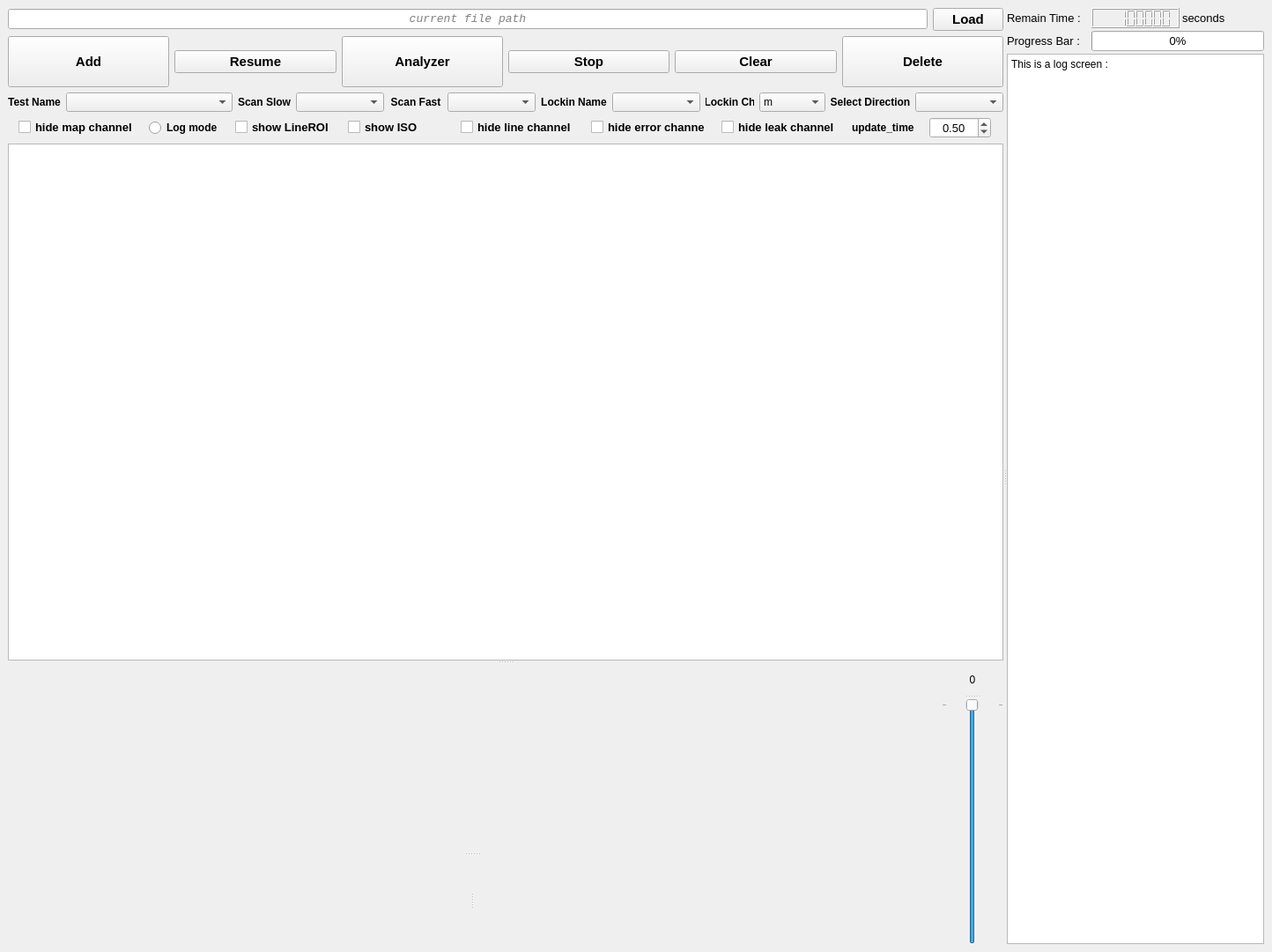
<?xml version="1.0" encoding="UTF-8"?>
<ui version="4.0">
 <class>MainWindow</class>
 <widget class="QMainWindow" name="MainWindow">
  <property name="geometry">
   <rect>
    <x>0</x>
    <y>0</y>
    <width>1444</width>
    <height>1081</height>
   </rect>
  </property>
  <property name="windowTitle">
   <string>MainWindow</string>
  </property>
  <widget class="QWidget" name="centralwidget">
   <layout class="QGridLayout" name="gridLayout_2">
    <item row="0" column="0">
     <widget class="QSplitter" name="splitter_5">
      <property name="orientation">
       <enum>Qt::Horizontal</enum>
      </property>
      <widget class="QWidget" name="layoutWidget">
       <layout class="QVBoxLayout" name="verticalLayout_3">
        <item>
         <layout class="QVBoxLayout" name="verticalLayout_2">
          <item>
           <layout class="QHBoxLayout" name="horizontalLayout">
            <item>
             <widget class="QLineEdit" name="pathEdit">
              <property name="font">
               <font>
                <family>Consolas</family>
                <pointsize>10</pointsize>
                <italic>true</italic>
                <underline>false</underline>
                <strikeout>false</strikeout>
                <kerning>true</kerning>
               </font>
              </property>
              <property name="alignment">
               <set>Qt::AlignCenter</set>
              </property>
              <property name="readOnly">
               <bool>true</bool>
              </property>
              <property name="placeholderText">
               <string>current file path</string>
              </property>
             </widget>
            </item>
            <item>
             <widget class="QPushButton" name="loadButton">
              <property name="font">
               <font>
                <family>Yu Gothic UI</family>
                <pointsize>11</pointsize>
                <weight>75</weight>
                <bold>true</bold>
               </font>
              </property>
              <property name="cursor">
               <cursorShape>PointingHandCursor</cursorShape>
              </property>
              <property name="text">
               <string>Load</string>
              </property>
              <property name="icon">
               <iconset>
                <normaloff>my_icons/folder.png</normaloff>my_icons/folder.png</iconset>
              </property>
              <property name="iconSize">
               <size>
                <width>25</width>
                <height>25</height>
               </size>
              </property>
             </widget>
            </item>
           </layout>
          </item>
          <item>
           <layout class="QHBoxLayout" name="horizontalLayout_2">
            <item>
             <widget class="QPushButton" name="addButton">
              <property name="minimumSize">
               <size>
                <width>160</width>
                <height>58</height>
               </size>
              </property>
              <property name="font">
               <font>
                <family>Yu Gothic UI</family>
                <pointsize>11</pointsize>
                <weight>75</weight>
                <bold>true</bold>
               </font>
              </property>
              <property name="text">
               <string>Add</string>
              </property>
              <property name="icon">
               <iconset>
                <normaloff>my_icons/icons8-add-new-48.png</normaloff>my_icons/icons8-add-new-48.png</iconset>
              </property>
              <property name="iconSize">
               <size>
                <width>50</width>
                <height>50</height>
               </size>
              </property>
             </widget>
            </item>
            <item>
             <widget class="QPushButton" name="runButton">
              <property name="minimumSize">
               <size>
                <width>160</width>
                <height>0</height>
               </size>
              </property>
              <property name="font">
               <font>
                <family>Yu Gothic UI</family>
                <pointsize>11</pointsize>
                <weight>75</weight>
                <bold>true</bold>
               </font>
              </property>
              <property name="text">
               <string>Resume</string>
              </property>
              <property name="icon">
               <iconset>
                <normaloff>my_icons/icons8-pause-squared-96.png</normaloff>my_icons/icons8-pause-squared-96.png</iconset>
              </property>
              <property name="iconSize">
               <size>
                <width>50</width>
                <height>50</height>
               </size>
              </property>
             </widget>
            </item>
            <item>
             <widget class="QPushButton" name="call_Analyzer_Button">
              <property name="minimumSize">
               <size>
                <width>160</width>
                <height>58</height>
               </size>
              </property>
              <property name="font">
               <font>
                <family>Yu Gothic UI</family>
                <pointsize>11</pointsize>
                <weight>75</weight>
                <bold>true</bold>
               </font>
              </property>
              <property name="text">
               <string>Analyzer</string>
              </property>
              <property name="icon">
               <iconset>
                <normaloff>my_icons/logo3.png</normaloff>my_icons/logo3.png</iconset>
              </property>
              <property name="iconSize">
               <size>
                <width>50</width>
                <height>50</height>
               </size>
              </property>
             </widget>
            </item>
            <item>
             <widget class="QPushButton" name="stopButton">
              <property name="minimumSize">
               <size>
                <width>160</width>
                <height>0</height>
               </size>
              </property>
              <property name="font">
               <font>
                <family>Yu Gothic UI</family>
                <pointsize>11</pointsize>
                <weight>75</weight>
                <bold>true</bold>
               </font>
              </property>
              <property name="text">
               <string>Stop</string>
              </property>
              <property name="icon">
               <iconset>
                <normaloff>my_icons/icons8-play-button-circled-96.png</normaloff>my_icons/icons8-play-button-circled-96.png</iconset>
              </property>
              <property name="iconSize">
               <size>
                <width>50</width>
                <height>50</height>
               </size>
              </property>
             </widget>
            </item>
            <item>
             <widget class="QPushButton" name="clearButton">
              <property name="minimumSize">
               <size>
                <width>160</width>
                <height>0</height>
               </size>
              </property>
              <property name="font">
               <font>
                <family>Yu Gothic UI</family>
                <pointsize>11</pointsize>
                <weight>75</weight>
                <bold>true</bold>
               </font>
              </property>
              <property name="text">
               <string>Clear</string>
              </property>
              <property name="icon">
               <iconset>
                <normaloff>my_icons/icons8-erase-128xxx.png</normaloff>my_icons/icons8-erase-128xxx.png</iconset>
              </property>
              <property name="iconSize">
               <size>
                <width>50</width>
                <height>50</height>
               </size>
              </property>
             </widget>
            </item>
            <item>
             <widget class="QPushButton" name="deleteButton">
              <property name="minimumSize">
               <size>
                <width>160</width>
                <height>58</height>
               </size>
              </property>
              <property name="font">
               <font>
                <family>Yu Gothic UI</family>
                <pointsize>11</pointsize>
                <weight>75</weight>
                <bold>true</bold>
               </font>
              </property>
              <property name="text">
               <string>Delete</string>
              </property>
              <property name="icon">
               <iconset>
                <normaloff>my_icons/delete.png</normaloff>my_icons/delete.png</iconset>
              </property>
              <property name="iconSize">
               <size>
                <width>40</width>
                <height>40</height>
               </size>
              </property>
             </widget>
            </item>
           </layout>
          </item>
          <item>
           <layout class="QHBoxLayout" name="horizontalLayout_3">
            <item>
             <widget class="QLabel" name="label_4">
              <property name="maximumSize">
               <size>
                <width>60</width>
                <height>16777215</height>
               </size>
              </property>
              <property name="font">
               <font>
                <family>Yu Gothic UI</family>
                <weight>75</weight>
                <italic>false</italic>
                <bold>true</bold>
               </font>
              </property>
              <property name="text">
               <string>Test Name</string>
              </property>
              <property name="alignment">
               <set>Qt::AlignCenter</set>
              </property>
             </widget>
            </item>
            <item>
             <widget class="QComboBox" name="testname_comboBox">
              <property name="minimumSize">
               <size>
                <width>100</width>
                <height>0</height>
               </size>
              </property>
              <property name="maximumSize">
               <size>
                <width>200</width>
                <height>16777215</height>
               </size>
              </property>
              <property name="font">
               <font>
                <family>Yu Gothic UI</family>
               </font>
              </property>
             </widget>
            </item>
            <item>
             <widget class="QLabel" name="label_5">
              <property name="maximumSize">
               <size>
                <width>60</width>
                <height>16777215</height>
               </size>
              </property>
              <property name="font">
               <font>
                <family>Yu Gothic UI</family>
                <weight>75</weight>
                <italic>false</italic>
                <bold>true</bold>
               </font>
              </property>
              <property name="text">
               <string>Scan Slow</string>
              </property>
              <property name="alignment">
               <set>Qt::AlignCenter</set>
              </property>
             </widget>
            </item>
            <item>
             <widget class="QComboBox" name="slowch_comboBox">
              <property name="maximumSize">
               <size>
                <width>100</width>
                <height>16777215</height>
               </size>
              </property>
              <property name="font">
               <font>
                <family>Yu Gothic UI</family>
               </font>
              </property>
             </widget>
            </item>
            <item>
             <widget class="QLabel" name="label_6">
              <property name="maximumSize">
               <size>
                <width>60</width>
                <height>16777215</height>
               </size>
              </property>
              <property name="font">
               <font>
                <family>Yu Gothic UI</family>
                <weight>75</weight>
                <italic>false</italic>
                <bold>true</bold>
               </font>
              </property>
              <property name="text">
               <string>Scan Fast</string>
              </property>
              <property name="alignment">
               <set>Qt::AlignCenter</set>
              </property>
             </widget>
            </item>
            <item>
             <widget class="QComboBox" name="fastch_comboBox">
              <property name="maximumSize">
               <size>
                <width>100</width>
                <height>16777215</height>
               </size>
              </property>
              <property name="font">
               <font>
                <family>Yu Gothic UI</family>
               </font>
              </property>
             </widget>
            </item>
            <item>
             <widget class="QLabel" name="label_11">
              <property name="maximumSize">
               <size>
                <width>75</width>
                <height>16777215</height>
               </size>
              </property>
              <property name="font">
               <font>
                <family>Yu Gothic UI</family>
                <weight>75</weight>
                <bold>true</bold>
               </font>
              </property>
              <property name="text">
               <string>Lockin Name</string>
              </property>
              <property name="alignment">
               <set>Qt::AlignCenter</set>
              </property>
             </widget>
            </item>
            <item>
             <widget class="QComboBox" name="lockin_name_comboBox">
              <property name="maximumSize">
               <size>
                <width>100</width>
                <height>16777215</height>
               </size>
              </property>
              <property name="font">
               <font>
                <family>Yu Gothic UI</family>
               </font>
              </property>
             </widget>
            </item>
            <item>
             <widget class="QLabel" name="label_9">
              <property name="maximumSize">
               <size>
                <width>55</width>
                <height>16777215</height>
               </size>
              </property>
              <property name="font">
               <font>
                <family>Yu Gothic UI</family>
                <weight>75</weight>
                <italic>false</italic>
                <bold>true</bold>
               </font>
              </property>
              <property name="text">
               <string>Lockin Ch</string>
              </property>
              <property name="alignment">
               <set>Qt::AlignCenter</set>
              </property>
             </widget>
            </item>
            <item>
             <widget class="QComboBox" name="lockin_channel_comboBox">
              <property name="maximumSize">
               <size>
                <width>75</width>
                <height>16777215</height>
               </size>
              </property>
              <property name="font">
               <font>
                <family>Yu Gothic UI</family>
                <pointsize>9</pointsize>
                <weight>50</weight>
                <bold>false</bold>
               </font>
              </property>
              <item>
               <property name="text">
                <string>m</string>
               </property>
              </item>
              <item>
               <property name="text">
                <string>t</string>
               </property>
              </item>
              <item>
               <property name="text">
                <string>x</string>
               </property>
              </item>
              <item>
               <property name="text">
                <string>y</string>
               </property>
              </item>
             </widget>
            </item>
            <item>
             <widget class="QLabel" name="label_10">
              <property name="maximumSize">
               <size>
                <width>90</width>
                <height>16777215</height>
               </size>
              </property>
              <property name="font">
               <font>
                <family>Yu Gothic UI</family>
                <weight>75</weight>
                <bold>true</bold>
               </font>
              </property>
              <property name="text">
               <string>Select Direction</string>
              </property>
              <property name="alignment">
               <set>Qt::AlignCenter</set>
              </property>
             </widget>
            </item>
            <item>
             <widget class="QComboBox" name="selectdirection_comboBox">
              <property name="maximumSize">
               <size>
                <width>100</width>
                <height>16777215</height>
               </size>
              </property>
              <property name="font">
               <font>
                <family>Yu Gothic UI</family>
               </font>
              </property>
             </widget>
            </item>
           </layout>
          </item>
          <item>
           <layout class="QHBoxLayout" name="horizontalLayout_5">
            <item>
             <widget class="QCheckBox" name="show_map_ch">
              <property name="maximumSize">
               <size>
                <width>130</width>
                <height>16777215</height>
               </size>
              </property>
              <property name="font">
               <font>
                <family>Yu Gothic UI</family>
                <pointsize>10</pointsize>
                <weight>75</weight>
                <bold>true</bold>
               </font>
              </property>
              <property name="text">
               <string>hide map channel</string>
              </property>
             </widget>
            </item>
            <item>
             <widget class="QRadioButton" name="log_radioButton">
              <property name="maximumSize">
               <size>
                <width>80</width>
                <height>16777215</height>
               </size>
              </property>
              <property name="font">
               <font>
                <family>Yu Gothic UI</family>
                <weight>75</weight>
                <bold>true</bold>
               </font>
              </property>
              <property name="text">
               <string>Log mode</string>
              </property>
             </widget>
            </item>
            <item>
             <widget class="QCheckBox" name="show_line_roi_ch">
              <property name="maximumSize">
               <size>
                <width>110</width>
                <height>16777215</height>
               </size>
              </property>
              <property name="font">
               <font>
                <family>Yu Gothic UI</family>
                <pointsize>10</pointsize>
                <weight>75</weight>
                <bold>true</bold>
               </font>
              </property>
              <property name="text">
               <string>show LineROI</string>
              </property>
             </widget>
            </item>
            <item>
             <widget class="QCheckBox" name="show_iso_ch">
              <property name="maximumSize">
               <size>
                <width>110</width>
                <height>16777215</height>
               </size>
              </property>
              <property name="font">
               <font>
                <family>Yu Gothic UI</family>
                <pointsize>10</pointsize>
                <weight>75</weight>
                <bold>true</bold>
               </font>
              </property>
              <property name="text">
               <string>show ISO</string>
              </property>
             </widget>
            </item>
            <item>
             <widget class="QCheckBox" name="show_line_ch">
              <property name="maximumSize">
               <size>
                <width>130</width>
                <height>16777215</height>
               </size>
              </property>
              <property name="font">
               <font>
                <family>Yu Gothic UI</family>
                <pointsize>10</pointsize>
                <weight>75</weight>
                <bold>true</bold>
               </font>
              </property>
              <property name="text">
               <string>hide line channel</string>
              </property>
             </widget>
            </item>
            <item>
             <widget class="QCheckBox" name="show_error_ch">
              <property name="maximumSize">
               <size>
                <width>130</width>
                <height>16777215</height>
               </size>
              </property>
              <property name="font">
               <font>
                <family>Yu Gothic UI</family>
                <pointsize>10</pointsize>
                <weight>75</weight>
                <bold>true</bold>
               </font>
              </property>
              <property name="text">
               <string>hide error channel</string>
              </property>
             </widget>
            </item>
            <item>
             <widget class="QCheckBox" name="show_leak_ch">
              <property name="maximumSize">
               <size>
                <width>130</width>
                <height>16777215</height>
               </size>
              </property>
              <property name="font">
               <font>
                <family>Yu Gothic UI</family>
                <pointsize>10</pointsize>
                <weight>75</weight>
                <bold>true</bold>
               </font>
              </property>
              <property name="text">
               <string>hide leak channel</string>
              </property>
             </widget>
            </item>
            <item>
             <widget class="QLabel" name="label_7">
              <property name="maximumSize">
               <size>
                <width>70</width>
                <height>16777215</height>
               </size>
              </property>
              <property name="font">
               <font>
                <family>Yu Gothic UI</family>
                <weight>75</weight>
                <bold>true</bold>
               </font>
              </property>
              <property name="text">
               <string>update_time</string>
              </property>
             </widget>
            </item>
            <item>
             <widget class="QDoubleSpinBox" name="update_doubleSpinBox">
              <property name="maximumSize">
               <size>
                <width>70</width>
                <height>16777215</height>
               </size>
              </property>
              <property name="font">
               <font>
                <pointsize>10</pointsize>
               </font>
              </property>
              <property name="toolTip">
               <string>set update_time</string>
              </property>
              <property name="statusTip">
               <string/>
              </property>
              <property name="layoutDirection">
               <enum>Qt::LeftToRight</enum>
              </property>
              <property name="alignment">
               <set>Qt::AlignCenter</set>
              </property>
              <property name="specialValueText">
               <string/>
              </property>
              <property name="prefix">
               <string/>
              </property>
              <property name="minimum">
               <double>0.100000000000000</double>
              </property>
              <property name="singleStep">
               <double>0.100000000000000</double>
              </property>
              <property name="value">
               <double>0.500000000000000</double>
              </property>
             </widget>
            </item>
           </layout>
          </item>
         </layout>
        </item>
        <item>
         <widget class="QSplitter" name="splitter_4">
          <property name="orientation">
           <enum>Qt::Vertical</enum>
          </property>
          <widget class="ImageView" name="imageView_map">
           <property name="minimumSize">
            <size>
             <width>400</width>
             <height>400</height>
            </size>
           </property>
          </widget>
          <widget class="QWidget" name="layoutWidget">
           <layout class="QHBoxLayout" name="horizontalLayout_4">
            <item>
             <widget class="QSplitter" name="splitter_2">
              <property name="orientation">
               <enum>Qt::Vertical</enum>
              </property>
              <widget class="GraphicsLayoutWidget" name="GLayout_Widget" native="true"/>
              <widget class="QSplitter" name="splitter">
               <property name="orientation">
                <enum>Qt::Horizontal</enum>
               </property>
               <widget class="PlotWidget" name="plotWidget_error" native="true">
                <property name="minimumSize">
                 <size>
                  <width>0</width>
                  <height>100</height>
                 </size>
                </property>
               </widget>
               <widget class="PlotWidget" name="plotWidget_leak" native="true">
                <property name="minimumSize">
                 <size>
                  <width>0</width>
                  <height>100</height>
                 </size>
                </property>
               </widget>
              </widget>
             </widget>
            </item>
            <item>
             <widget class="QSplitter" name="splitter_3">
              <property name="orientation">
               <enum>Qt::Vertical</enum>
              </property>
              <widget class="QLabel" name="indexLabel">
               <property name="minimumSize">
                <size>
                 <width>40</width>
                 <height>0</height>
                </size>
               </property>
               <property name="maximumSize">
                <size>
                 <width>70</width>
                 <height>35</height>
                </size>
               </property>
               <property name="font">
                <font>
                 <family>Yu Gothic UI</family>
                </font>
               </property>
               <property name="text">
                <string>0</string>
               </property>
               <property name="alignment">
                <set>Qt::AlignCenter</set>
               </property>
              </widget>
              <widget class="QSlider" name="indexSlider">
               <property name="minimumSize">
                <size>
                 <width>25</width>
                 <height>0</height>
                </size>
               </property>
               <property name="maximumSize">
                <size>
                 <width>70</width>
                 <height>16777215</height>
                </size>
               </property>
               <property name="font">
                <font>
                 <family>Yu Gothic UI</family>
                </font>
               </property>
               <property name="layoutDirection">
                <enum>Qt::LeftToRight</enum>
               </property>
               <property name="autoFillBackground">
                <bool>true</bool>
               </property>
               <property name="locale">
                <locale language="Chinese" country="China"/>
               </property>
               <property name="maximum">
                <number>0</number>
               </property>
               <property name="pageStep">
                <number>1</number>
               </property>
               <property name="orientation">
                <enum>Qt::Vertical</enum>
               </property>
               <property name="invertedAppearance">
                <bool>false</bool>
               </property>
               <property name="invertedControls">
                <bool>false</bool>
               </property>
               <property name="tickPosition">
                <enum>QSlider::TicksBothSides</enum>
               </property>
               <property name="tickInterval">
                <number>5</number>
               </property>
              </widget>
             </widget>
            </item>
           </layout>
          </widget>
         </widget>
        </item>
       </layout>
      </widget>
      <widget class="QWidget" name="layoutWidget_3">
       <layout class="QVBoxLayout" name="verticalLayout">
        <property name="spacing">
         <number>3</number>
        </property>
        <item>
         <layout class="QGridLayout" name="gridLayout">
          <item row="1" column="0">
           <widget class="QLabel" name="label">
            <property name="maximumSize">
             <size>
              <width>140</width>
              <height>16777215</height>
             </size>
            </property>
            <property name="font">
             <font>
              <family>Yu Gothic UI</family>
              <pointsize>10</pointsize>
             </font>
            </property>
            <property name="text">
             <string>Progress Bar :</string>
            </property>
           </widget>
          </item>
          <item row="1" column="1" colspan="2">
           <widget class="QProgressBar" name="progressBar">
            <property name="minimumSize">
             <size>
              <width>120</width>
              <height>0</height>
             </size>
            </property>
            <property name="maximumSize">
             <size>
              <width>250</width>
              <height>30</height>
             </size>
            </property>
            <property name="font">
             <font>
              <family>Yu Gothic UI</family>
              <pointsize>10</pointsize>
             </font>
            </property>
            <property name="value">
             <number>0</number>
            </property>
           </widget>
          </item>
          <item row="0" column="0">
           <widget class="QLabel" name="label_2">
            <property name="maximumSize">
             <size>
              <width>140</width>
              <height>16777215</height>
             </size>
            </property>
            <property name="font">
             <font>
              <family>Yu Gothic UI</family>
              <pointsize>10</pointsize>
             </font>
            </property>
            <property name="text">
             <string>Remain Time :</string>
            </property>
           </widget>
          </item>
          <item row="0" column="2">
           <widget class="QLabel" name="label_3">
            <property name="font">
             <font>
              <family>Yu Gothic UI</family>
              <pointsize>10</pointsize>
             </font>
            </property>
            <property name="text">
             <string>seconds</string>
            </property>
           </widget>
          </item>
          <item row="0" column="1">
           <widget class="QLCDNumber" name="lcdNumber">
            <property name="minimumSize">
             <size>
              <width>100</width>
              <height>0</height>
             </size>
            </property>
            <property name="maximumSize">
             <size>
              <width>150</width>
              <height>30</height>
             </size>
            </property>
            <property name="font">
             <font>
              <weight>50</weight>
              <italic>false</italic>
              <bold>false</bold>
             </font>
            </property>
            <property name="smallDecimalPoint">
             <bool>false</bool>
            </property>
            <property name="digitCount">
             <number>8</number>
            </property>
            <property name="segmentStyle">
             <enum>QLCDNumber::Filled</enum>
            </property>
            <property name="value" stdset="0">
             <double>999999.000000000000000</double>
            </property>
            <property name="intValue" stdset="0">
             <number>999999</number>
            </property>
           </widget>
          </item>
         </layout>
        </item>
        <item>
         <widget class="QPlainTextEdit" name="logScreen">
          <property name="minimumSize">
           <size>
            <width>0</width>
            <height>0</height>
           </size>
          </property>
          <property name="maximumSize">
           <size>
            <width>16777215</width>
            <height>16777215</height>
           </size>
          </property>
          <property name="readOnly">
           <bool>true</bool>
          </property>
          <property name="plainText">
           <string>This is a log screen :</string>
          </property>
         </widget>
        </item>
       </layout>
      </widget>
     </widget>
    </item>
   </layout>
  </widget>
 </widget>
 <customwidgets>
  <customwidget>
   <class>PlotWidget</class>
   <extends>QWidget</extends>
   <header location="global">pyqtgraph</header>
   <container>1</container>
  </customwidget>
  <customwidget>
   <class>ImageView</class>
   <extends>QGraphicsView</extends>
   <header>pyqtgraph</header>
  </customwidget>
  <customwidget>
   <class>GraphicsLayoutWidget</class>
   <extends>QWidget</extends>
   <header>pyqtgraph</header>
   <container>1</container>
  </customwidget>
 </customwidgets>
 <resources/>
 <connections/>
</ui>
